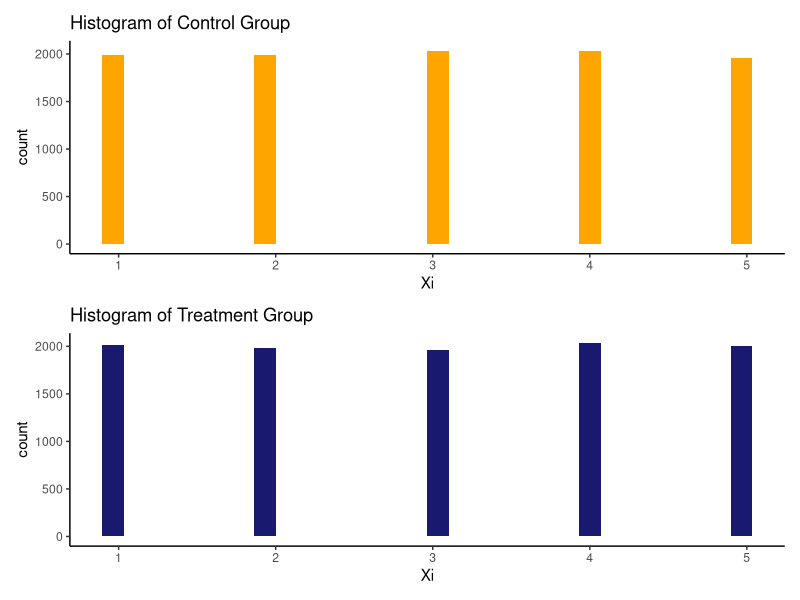

Recreate this plot in R. (Note: this script raises an error after producing the figure.)
## ---- chunk 1

# set default chunk options
knitr::opts_chunk$set(fig.width = 4, fig.height = 3, 
                      echo = TRUE, message = FALSE, warning = FALSE)

# load packages
packages=c("MASS", "tidyverse", # Used in assignment 1
           "stargazer", "here", "tidyr", "dplyr","stringr", "janitor", # Used for Mock assignment
           "cowplot", "ggplot2", "tinytex", "datasets", "tibble") # Used for Mock assignment

library(patchwork)

for (i in packages) {
  if (require(i,character.only=TRUE)==FALSE) {
    install.packages(i,repos='http://cran.us.r-project.org')
  }
  else {
    require(i,character.only=TRUE)
  }
}

# Disable scientific notation if you want
options(scipen=999)

## ---- chunk 2

# Generate data on potential outcomes and pre-treatment covariates:

  rm(list=ls())
  library(MASS)

# Define variables and generate data:
  N <- 20000
  Xi <- sample(c(1,2,3,4,5),N, replace=TRUE)
  m0_Xi <- 0.5*Xi
  m1_Xi <- 1*Xi

  # Generate correlated error terms:
  ei <- mvrnorm(n=N,mu=c(0, 0),Sigma=matrix(c(1,0.75,0.75,1), ncol=2))

  # Calculate potential outcomes:
  Yi_0 = m0_Xi + ei[,1]		
  Yi_1 = m1_Xi + ei[,2]

  # Output the mean of the potential outcomes:
  mean(Yi_0)
  mean(Yi_1)

  # Create a dataframe from the vectors:
  df <- data.frame(Xi, Yi_0, Yi_1)

## ---- chunk 3
set.seed(123)

# divide the total sample by 2
n_half <- N/2

# make a list of equal number of 0s and 1s 
Di_list <- c(rep(0, n_half), 
        rep(1, n_half))

# sample from the Di_list equally
Di_sample <- sample(Di_list)

# add Di to table
df_tibble <- as_tibble(df) %>% 
  mutate(Di = Di_sample)


## ---- chunk 4
control_hist <- df_tibble %>% 
  filter(Di == 0) %>% 
  ggplot(aes(x = Xi)) +
  geom_histogram(fill = "orange") +
  labs(title = "Histogram of Control Group") +
  theme_classic()

treatment_hist <- df_tibble %>% 
  filter(Di == 1) %>% 
  ggplot(aes(x = Xi)) +
  geom_histogram(fill = "midnightblue") +
  labs(title = "Histogram of Treatment Group") +
  theme_classic()

control_hist / treatment_hist
## ---- chunk 5
# test correlation between variables
cor.test(df_tibble$Di, df_tibble$Xi)

## ---- chunk 6
# test correlation between variables
print(cor.test(df_tibble$Di, df_tibble$Yi_0))

print(cor.test(df_tibble$Di, df_tibble$Yi_1))

## ---- chunk 7

# Output the mean of the potential outcomes:
mean_y0 <- mean(df_tibble$Yi_0)  
mean_y1 <- mean(df_tibble$Yi_1)

ATE = mean_y1 - mean_y0

ATE
## ---- chunk 8
df_tibble <- df_tibble %>% 
  mutate(Yi = ifelse(Di == 0, # if Di equals 0
                     Yi_0, # then choose this value
                     Yi_1)) # if not choose this value

# the effect of treatment (Di) on the outcome (Yi) 
lm_YiDi <- lm(Yi ~ Di,data = df_tibble)

# effect of treatment (Di) and value (Xi) on the outcome (Yi)
lm_YiDiXi <- lm(Yi ~ Di + Xi,data = df_tibble)

tab_model(lm_YiDi)
tab_model(lm_YiDiXi)
## ---- chunk 9

# Load the dataset
progresa <- read.csv("progresa.csv")
names(progresa)
## ---- chunk 10

# variables collected in 1997
hh_97 <- progresa %>% 
  select(treatment, homeown97, dirtfloor97, bathroom97, electricity97, vani, vani1, vani2, hhsize97)
  #drop_na() # drop the rows with NA values
  

## For continuous variables you can use the t-test
#t.test()
t.test(vani1 ~ treatment, data = progresa)
t.test(vani2 ~ treatment, data = progresa)
t.test(hhsize97 ~ treatment, data = progresa)

## For binary variables you should use the proportions test
#prop.test()
homeown97 <- hh_97 %>% 
  select(treatment, homeown97) %>% 
  table() 
homeown97_tbl <- homeown97[, c(2, 1)] # make into a table with the total number for each treatment 
homeown97_tbl
prop.test(homeown97_tbl) # run the prop test on the treatment

prop.test(table(progresa$treatment, progresa$homeown97))

dirtfloor97 <- hh_97 %>% 
  select(treatment, dirtfloor97) %>% 
  table() 
dirtfloor97_tbl <- dirtfloor97[, c(2, 1)]
dirtfloor97_tbl
prop.test(dirtfloor97_tbl)

bathroom97 <- hh_97 %>% 
  select(treatment, bathroom97) %>% 
  table() 
bathroom97_tbl <- bathroom97[, c(2, 1)]
bathroom97_tbl
prop.test(bathroom97_tbl)

electricity97 <- hh_97 %>% 
  select(treatment, electricity97) %>% 
  table() 
electricity97_tbl <- electricity97[, c(2, 1)]
electricity97_tbl
prop.test(electricity97_tbl)

## ---- chunk 11
# linear regression of treatment on vani 
vaniModel <- lm(vani ~ treatment, data = progresa)

tab_model(vaniModel)
## ---- chunk 12
controlModel <- lm(vani ~ treatment + female_hh + educ_sp + crop_sales + mobilehealth + nonfood + lnup_cwagepw,
                   data = progresa)

tab_model(controlModel)
## ---- chunk 13
# update NA values to 0 since classification of 0 are listed as NA in the data
progresa_itt_df <- progresa %>%
  mutate(treatment = replace_na(treatment, 0))

# Examine number of hh that were intended to get treatment and that ended up receiving treatment
table(treatment = progresa_itt_df$treatment, 
      intention_to_treat = progresa_itt_df$intention_to_treat, 
      exclude = NULL)

# Create a new treatment variable that is:
intention <- progresa_itt_df %>% 
  mutate(pseudo_treatment = ifelse(intention_to_treat == 1 & treatment == 0, #if intention_to_treat == 1 AND not in the actual treatment
                                   1,
                                   0)) # = 0 for normal control hh.

# fille treatment = 1 with NA values
intention$pseudo_treatment[intention$treatment == 1] <- NA

intentionModel <- lm(vani ~ pseudo_treatment, data = intention)

tab_model(intentionModel)
